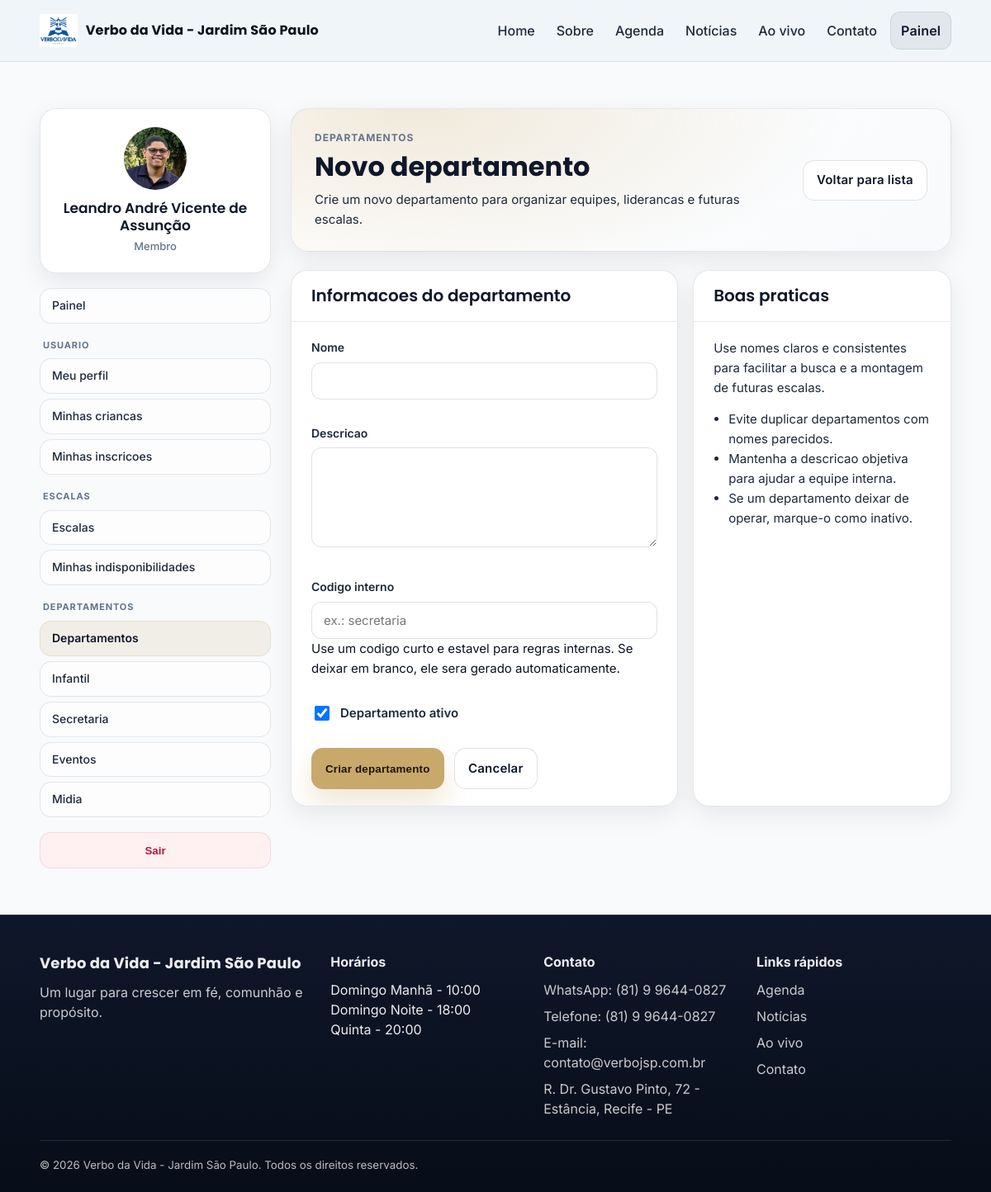
The page /usuarios/departamentos/novo/ (signed in) on the database its author committed.
### core/models.py (models this page shows, shortened)
class SiteConfig(models.Model):
    nome_igreja = models.CharField(max_length=120, default="Verbo da Vida - Jardim São Paulo")
    Logo_img = models.ImageField("Logo", upload_to="logo/", blank=True, null=True)
    telefone = models.CharField("Telefone fixo", max_length=20, blank=True)
    whatsapp = models.CharField(
        "WhatsApp",
        max_length=20,
        blank=True,
        help_text="Ex: (81) 90000-0000",
    )
    email = models.EmailField("E-mail corporativo", blank=True)
    endereco = models.CharField(
        "Endereço completo",
        max_length=255,
        blank=True,
        help_text="Ex: R. Dr. Gustavo Pinto, 72 - Estância, Recife - PE, 50781-740",
    )
    instagram = models.URLField("Instagram", blank=True, help_text="Link completo do perfil")
    facebook = models.URLField("Facebook", blank=True, help_text="Link completo da página")
    texto_institucional = models.TextField(
        "Texto institucional curto",
        blank=True,
        help_text="Usado no rodapé ou banners pequenos. Exemplo: 'Um lugar para crescer em fé...'",
    )
    horarios_cultos = models.TextField(
        "Horários principais",
        blank=True,
        help_text="Exibidos na home e footer. Coloque um por linha. Ex: 'Domingo — 19:00'",
    )
    youtube_embed_url = models.URLField(
        "Link Ao Vivo (YouTube)",
        blank=True,
        help_text="Cole uma URL do YouTube nos formatos embed, watch ou youtu.be.",
    )
    hero_home = models.ImageField(
        "Hero da Home",
        upload_to="site/heroes/",
        blank=True,
        null=True,
        help_text="Imagem de fundo usada no topo da pagina inicial.",
    )
    hero_sobre = models.ImageField(
        "Hero do Sobre",
        upload_to="site/heroes/",
        blank=True,
        null=True,
        help_text="Imagem de fundo usada no topo da pagina Sobre.",
    )
    hero_agenda = models.ImageField(
        "Hero da Agenda",
        upload_to="site/heroes/",
        blank=True,
        null=True,
        help_text="Imagem de fundo usada no topo da pagina Agenda.",
    )
    hero_noticias = models.ImageField(
        "Hero das Noticias",
        upload_to="site/heroes/",
        blank=True,
        null=True,
        help_text="Imagem de fundo usada no topo da pagina de noticias.",
    )
    hero_ao_vivo = models.ImageField(
        "Hero do Ao Vivo",
        upload_to="site/heroes/",
        blank=True,
        null=True,
        help_text="Imagem de fundo usada no topo da pagina Ao Vivo.",
    )
    hero_contato = models.ImageField(
        "Hero do Contato",
        upload_to="site/heroes/",
        blank=True,
        null=True,
        help_text="Imagem de fundo usada no topo da pagina Contato.",
    )
    mapa_embed_url = models.URLField(
        "Link de incorporação do Google Maps",
        max_length=2000,
        blank=True,
        help_text="Cole a URL usada no iframe de incorporação do Google Maps.",
    )
    atualizado_em = models.DateTimeField(auto_now=True)
    class Meta:
        verbose_name = "Configuração do site"
        verbose_name_plural = "Configuração do site"

### usuarios/models.py (models this page shows)
class Usuario(AbstractUser):
    telefone = models.CharField("Telefone", max_length=20, blank=True)
    foto = models.ImageField("Foto de Perfil", upload_to="perfil/", blank=True, null=True)
    data_nascimento = models.DateField("Data de Nascimento", blank=True, null=True)
    is_membro = models.BooleanField("\u00c9 Membro?", default=True)
    class Meta:
        verbose_name = "Usu\u00e1rio"
        verbose_name_plural = "Usu\u00e1rios"

### departamentos/views.py (the view, shortened to what this page needs)
# urls.py: path("novo/", views.DepartamentoCreateView.as_view(), name="novo"),
class DepartamentoCreateView(DepartmentCreatorRequiredMixin, CreateView):
    model = Departamento
    form_class = DepartamentoForm
    template_name = "departamentos/form.html"
    success_url = reverse_lazy("usuarios:departamentos:lista")
    def get_context_data(self, **kwargs):
        context = super().get_context_data(**kwargs)
        context.update(
            {
                "active_section": "departamentos",
                "page_title": "Novo departamento",
                "page_eyebrow": "Departamentos",
                "page_text": "Crie um novo departamento para organizar equipes, liderancas e futuras escalas.",
                "submit_label": "Criar departamento",
            }
        )
        return context

### templates/departamentos/form.html (shortened to what this page needs)
{% extends "base.html" %}
{% block content %}
<section class="section user-area">
    <div class="container user-shell">
        {% include "usuarios/_sidebar.html" %}
        <div class="user-shell__content">
            <section class="user-hero user-hero--compact">
                <div>
                    <p class="user-hero__eyebrow">{{ page_eyebrow }}</p>
                    <h1 class="user-hero__title">{{ page_title }}</h1>
                    <p class="user-hero__text">{{ page_text }}</p>
                </div>
                <div class="user-hero__actions">
                    <a class="btn btn--outline" href="{% url 'usuarios:departamentos:lista' %}">Voltar para lista</a>
                </div>
            </section>
            <section class="user-grid user-grid--primary">
                <article class="user-card">
                    <div class="user-card__header">
                        <h2 class="user-card__title">Informacoes do departamento</h2>
                    </div>
                    <div class="user-card__body">
                        <form method="post" class="user-form">
                            <div class="form-group">
                                <label class="form-label" for="{{ form.nome.id_for_label }}">Nome</label>
                                {{ form.nome }}
                            </div>
                            <div class="form-group">
                                <label class="form-label" for="{{ form.descricao.id_for_label }}">Descricao</label>
                                {{ form.descricao }}
                            </div>
                            <div class="form-group">
                                <label class="form-label" for="{{ form.codigo.id_for_label }}">Codigo interno</label>
                                {{ form.codigo }}
                                {% if form.codigo.help_text %}
                                    <div class="form-help">{{ form.codigo.help_text }}</div>
                                {% endif %}
                            </div>
                            <label class="module-checkbox-row" for="{{ form.ativo.id_for_label }}">
                                {{ form.ativo }}
                                <span>Departamento ativo</span>
                            </label>
                            <div class="user-form__actions">
                                <button type="submit" class="btn btn--primary">{{ submit_label }}</button>
                                <a href="{% url 'usuarios:departamentos:lista' %}" class="btn btn--outline">Cancelar</a>
                            </div>
                        </form>
                    </div>
                </article>
                <article class="user-card">
                    <div class="user-card__header">
                        <h2 class="user-card__title">Boas praticas</h2>
                    </div>
                    <div class="user-card__body user-card__body--stack">
                        <p class="user-note">
                            Use nomes claros e consistentes para facilitar a busca e a montagem de futuras escalas.
                        </p>
                        <ul class="user-list">
                            <li>Evite duplicar departamentos com nomes parecidos.</li>
                            <li>Mantenha a descricao objetiva para ajudar a equipe interna.</li>
                            <li>Se um departamento deixar de operar, marque-o como inativo.</li>
                        </ul>
                    </div>
                </article>
            </section>
        </div>
    </div>
</section>
{% endblock %}

### templates/base.html (shortened to what this page needs)
{% load static %}
<!doctype html>
<html lang="pt-br">
  <head>
    <link rel="stylesheet" href="{% static 'css/styles.css' %}" />
  </head>
  <body class="page">
    <header class="header">
      <div class="container header__inner">
        <a class="logo" href="{% url 'core:home' %}">
          {% if site.Logo_img %}
            <img src="{{ site.Logo_img.url }}" alt="Logo" class="logo__img" />
          {% else %}
            <span class="logo__mark"></span>
          {% endif %}
          <span class="logo__text">{{ site.nome_igreja|default:"Portal" }}</span>
        </a>
        <nav class="nav" aria-label="Navegação principal">
          <a class="nav__link" href="{% url 'core:home' %}">Home</a>
          <a class="nav__link" href="{% url 'core:sobre' %}">Sobre</a>
          <a class="nav__link" href="{% url 'eventos:agenda' %}">Agenda</a>
          <a class="nav__link" href="{% url 'noticias:lista' %}">Notícias</a>
          <a class="nav__link" href="{% url 'core:ao_vivo' %}">Ao vivo</a>
          <a class="nav__link" href="{% url 'core:contato' %}">Contato</a>
          {% if user.is_authenticated %}
            <a class="btn btn--soft btn--sm" href="{% url 'usuarios:dashboard' %}">Painel</a>
          {% else %}
            <a class="btn btn--outline btn--sm" href="{% url 'usuarios:login' %}">Entrar</a>
            <a class="btn btn--primary btn--sm" href="{% url 'usuarios:registro' %}">Cadastrar</a>
          {% endif %}
        </nav>
      </div>
    </header>
    <main>
      {% block content %}{% endblock %}
    </main>
    <footer class="footer">
      <div class="container footer__grid">
        <div class="footer__col">
          <div class="footer__brand">{{ site.nome_igreja|default:"Portal" }}</div>
          <p class="footer__text">
            {{ site.texto_institucional|default:"Um lugar para crescer em fé, comunhão e propósito." }}
          </p>
        </div>
        <div class="footer__col">
          <div class="footer__title">Horários</div>
          <div class="footer__text" style="color: var(--text-muted);">
            {{ site.horarios_cultos|default:"Domingo — 09:00\nDomingo — 19:00\nQuarta — 20:00"|linebreaksbr }}
          </div>
        </div>
        <div class="footer__col">
          <div class="footer__title">Contato</div>
          <ul class="footer__list">
            {% if site.whatsapp %}<li>WhatsApp: {{ site.whatsapp }}</li>{% endif %}
            {% if site.telefone %}<li>Telefone: {{ site.telefone }}</li>{% endif %}
            {% if site.email %}<li>E-mail: {{ site.email }}</li>{% endif %}
            {% if site.endereco %}<li>{{ site.endereco }}</li>{% endif %}
          </ul>
        </div>
        <div class="footer__col">
          <div class="footer__title">Links rápidos</div>
          <ul class="footer__list">
            <li><a class="footer__link" href="{% url 'eventos:agenda' %}">Agenda</a></li>
            <li><a class="footer__link" href="{% url 'noticias:lista' %}">Notícias</a></li>
            <li><a class="footer__link" href="{% url 'core:ao_vivo' %}">Ao vivo</a></li>
            <li><a class="footer__link" href="{% url 'core:contato' %}">Contato</a></li>
          </ul>
        </div>
      </div>
      <div class="container footer__bottom">
        <small>© {% now "Y" %} {{ site.nome_igreja|default:"Portal" }}. Todos os direitos reservados.</small>
      </div>
    </footer>
  </body>
</html>

### templates/usuarios/_sidebar.html (shortened to what this page needs)
<aside class="user-shell__sidebar">
    <div class="user-sidecard">
        <div class="user-sidecard__avatar">
            {% if user.foto %}
                <img src="{{ user.foto.url }}" alt="Foto de {{ user.get_full_name|default:user.username }}">
            {% else %}
                <span>{{ user.first_name|default:user.username|slice:":1"|upper }}</span>
            {% endif %}
        </div>
        <div class="user-sidecard__name">{{ user.get_full_name|default:user.username }}</div>
        <div class="user-sidecard__meta">
            {% if user.is_membro %}Membro{% else %}Visitante{% endif %}
        </div>
    </div>
    <nav class="user-nav" aria-label="Area do usuario">
        <div class="user-nav__group user-nav__group--top">
            <a class="user-nav__link {% if active_section == 'dashboard' %}is-active{% endif %}" href="{% url 'usuarios:dashboard' %}">
                Painel
            </a>
        </div>
        <div class="user-nav__group">
            <p class="user-nav__heading">Usuario</p>
            <div class="user-nav__items">
                <a class="user-nav__link {% if active_section == 'perfil' %}is-active{% endif %}" href="{% url 'usuarios:perfil' %}">
                    Meu perfil
                </a>
                {% if user.is_authenticated %}
                    <a class="user-nav__link {% if active_section == 'minhas_criancas' %}is-active{% endif %}" href="{% url 'usuarios:infantil:minhas_criancas' %}">
                        Minhas criancas
                    </a>
                    <a class="user-nav__link {% if active_section == 'minhas_inscricoes' %}is-active{% endif %}" href="{% url 'usuarios:eventos:minhas_inscricoes' %}">
                        Minhas inscricoes
                    </a>
                {% endif %}
            </div>
        </div>
        <div class="user-nav__group">
            <p class="user-nav__heading">Escalas</p>
            <div class="user-nav__items">
                {% if can_manage_escalas %}
                    <a class="user-nav__link {% if active_section == 'escalas' %}is-active{% endif %}" href="{% url 'usuarios:departamentos:escala_lista' %}">
                        Escalas
                    </a>
                {% endif %}
                {% if user.is_authenticated %}
                    <a class="user-nav__link {% if active_section == 'indisponibilidades' %}is-active{% endif %}" href="{% url 'usuarios:departamentos:minhas_indisponibilidades' %}">
                        Minhas indisponibilidades
                    </a>
                {% endif %}
            </div>
        </div>
        {% if can_view_departamentos or can_view_infantil or can_view_secretaria or can_view_midia or can_manage_eventos %}
            <div class="user-nav__group">
                <p class="user-nav__heading">Departamentos</p>
                <div class="user-nav__items">
                    {% if can_view_departamentos %}
                        <a class="user-nav__link {% if active_section == 'departamentos' %}is-active{% endif %}" href="{% url 'usuarios:departamentos:lista' %}">
                            Departamentos
                        </a>
                    {% endif %}
                    {% if can_view_infantil %}
                        <a class="user-nav__link {% if active_section == 'infantil' %}is-active{% endif %}" href="{% url 'usuarios:infantil:sala_lista' %}">
                            Infantil
                        </a>
                    {% endif %}
                    {% if can_view_secretaria %}
                        <a class="user-nav__link {% if active_section == 'secretaria' %}is-active{% endif %}" href="{% url 'usuarios:conteudo:secretaria_dashboard' %}">
                            Secretaria
                        </a>
                    {% endif %}
                    {% if can_manage_eventos %}
                        <a class="user-nav__link {% if active_section == 'eventos' %}is-active{% endif %}" href="{% url 'usuarios:eventos:interno_lista' %}">
                            Eventos
                        </a>
                    {% endif %}
                    {% if can_view_midia %}
                        <a class="user-nav__link {% if active_section == 'midia' %}is-active{% endif %}" href="{% url 'usuarios:conteudo:midia_ao_vivo' %}">
                            Midia
                        </a>
                    {% endif %}
                </div>
            </div>
        {% endif %}
    </nav>
    <form action="{% url 'usuarios:logout' %}" method="post" class="user-logout">
        <button type="submit" class="user-logout__button">Sair</button>
    </form>
</aside>

### rows shown on the page
SiteConfig: Logo_img (picture), nome_igreja "Verbo da Vida - Jardim São Paulo", texto_institucional "Um lugar para crescer em fé, comunhão e propósito.", horarios_cultos "Domingo Manhã - 10:00 Domingo Noite - 18:00 Quinta - 20:00", whatsapp "(81) 9 9644-0827", telefone "(81) 9 9644-0827", email "contato@verbojsp.com.br", endereco "R. Dr. Gustavo Pinto, 72 - Estância, Recife - PE"
Usuario: foto (picture), get_full_name "Leandro André Vicente de Assunção"

### other values the page prints
{{ page_eyebrow }} "DEPARTAMENTOS"
{{ page_title }} "Novo departamento"
{{ page_text }} "Crie um novo departamento para organizar equipes, liderancas e futuras escalas."
{{ submit_label }} "Criar departamento"
